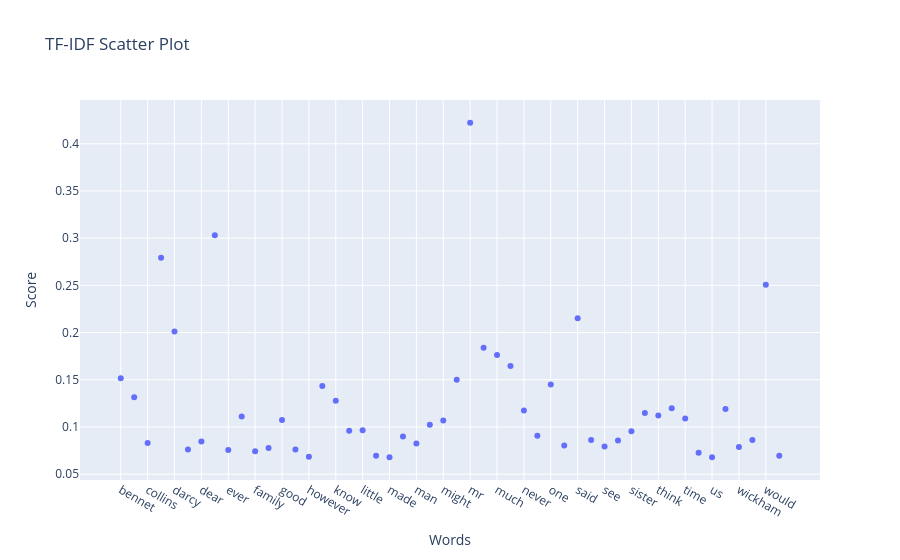

Write notebook code for a chart like this one.
### Code cell
tfidf_scores = tfidf_df.iloc[0]

plot_df = pd.DataFrame({
    "Word": tfidf_scores.index,
    "TF-IDF Score": tfidf_scores.values
})

fig = px.scatter(
    plot_df,
    x="Word",
    y="TF-IDF Score",
    title="TF-IDF Scatter Plot",
    labels={"Word": "Words", "TF-IDF Score": "Score"}
)

fig.show()

### Figure 1 — Plotly figure (JSON) as saved in the notebook; plotly's stock layout.template omitted (floating-point values rounded to 4 significant figures)
{"data": [{"hovertemplate": "Words=%{x}<br>Score=%{y}<extra></extra>", "legendgroup": "", "marker": {"color": "#636efa", "symbol": "circle"}, "mode": "markers", "name": "", "orientation": "v", "showlegend": false, "x": ["bennet", "bingley", "collins", "could", "darcy", "day", "dear", "elizabeth", "ever", "every", "family", "first", "good", "great", "however", "jane", "know", "lady", "little", "lydia", "made", "make", "man", "may", "might", "miss", "mr", "mrs", "much", "must", "never", "nothing", "one", "room", "said", "say", "see", "shall", "sister", "soon", "think", "though", "time", "two", "us", "well", "wickham", "without", "would", "young"], "xaxis": "x", "y": [0.1515, 0.1316, 0.08305, 0.2793, 0.2011, 0.07604, 0.08467, 0.3031, 0.0755, 0.1111, 0.07442, 0.07766, 0.1073, 0.07604, 0.06849, 0.1434, 0.1278, 0.09599, 0.09653, 0.06957, 0.06795, 0.09006, 0.08251, 0.1025, 0.1068, 0.1499, 0.4223, 0.1839, 0.1763, 0.1645, 0.1176, 0.0906, 0.1451, 0.08035, 0.2152, 0.08628, 0.07927, 0.08574, 0.09545, 0.1149, 0.1122, 0.1197, 0.1089, 0.0728, 0.06795, 0.1192, 0.07873, 0.08628, 0.2508, 0.06957], "yaxis": "y", "type": "scatter"}], "layout": {"xaxis": {"anchor": "y", "domain": [0.0, 1.0], "title": {"text": "Words"}}, "yaxis": {"anchor": "x", "domain": [0.0, 1.0], "title": {"text": "Score"}}, "legend": {"tracegroupgap": 0}, "title": {"text": "TF-IDF Scatter Plot"}}}
